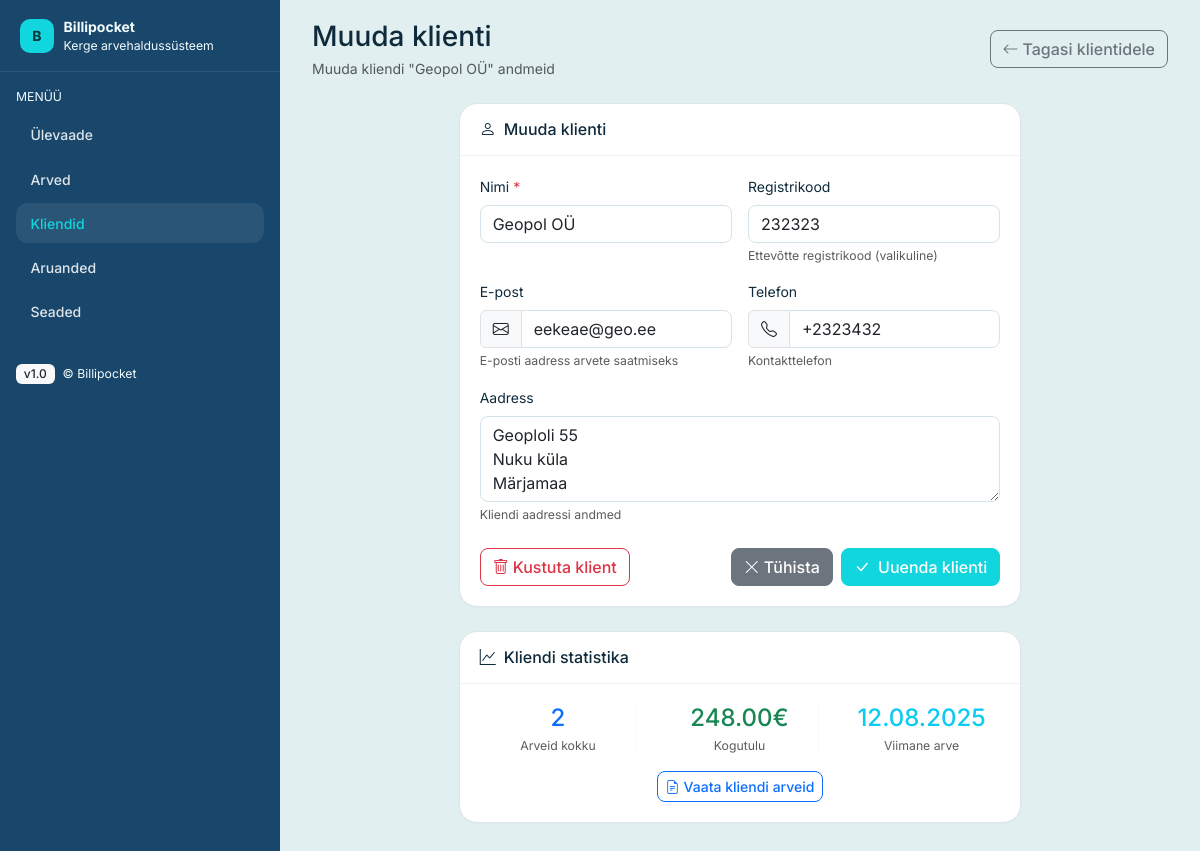
Page /clients/2/edit on the committed database.
### app/models.py (models this page shows, shortened)
class Client(db.Model):
    __tablename__ = 'clients'
    id = db.Column(db.Integer, primary_key=True)
    name = db.Column(db.String(200), nullable=False)
    registry_code = db.Column(db.String(20), nullable=True)
    email = db.Column(db.String(120), nullable=True)
    phone = db.Column(db.String(20), nullable=True)
    address = db.Column(db.Text, nullable=True)
    created_at = db.Column(db.DateTime, default=datetime.utcnow)
    invoices = db.relationship('Invoice', backref='client', lazy=True, cascade='all, delete-orphan')
    @property
    def invoice_count(self):
        return len(self.invoices)
    @property
    def last_invoice_date(self):
        if self.invoices:
            return max(invoice.date for invoice in self.invoices)
        return None
    @property
    def total_revenue(self):
        return sum(invoice.total for invoice in self.invoices if invoice.status != 'mustand')

class Invoice(db.Model):
    __tablename__ = 'invoices'
    id = db.Column(db.Integer, primary_key=True)
    number = db.Column(db.String(20), nullable=False, unique=True)
    client_id = db.Column(db.Integer, db.ForeignKey('clients.id'), nullable=False)
    date = db.Column(db.Date, nullable=False, default=date.today)
    due_date = db.Column(db.Date, nullable=False)
    subtotal = db.Column(db.Numeric(10, 2), nullable=False, default=0)
    vat_rate_id = db.Column(db.Integer, db.ForeignKey('vat_rates.id'), nullable=True)  # Reference to VatRate
    vat_rate = db.Column(db.Numeric(5, 2), nullable=False, default=24)  # Keep for backward compatibility
    total = db.Column(db.Numeric(10, 2), nullable=False, default=0)
    status = db.Column(db.String(20), nullable=False, default='mustand')  # mustand, saadetud, makstud, tähtaeg ületatud
    created_at = db.Column(db.DateTime, default=datetime.utcnow)
    updated_at = db.Column(db.DateTime, default=datetime.utcnow, onupdate=datetime.utcnow)
    lines = db.relationship('InvoiceLine', backref='invoice', lazy=True, cascade='all, delete-orphan')
    __table_args__ = (
        db.CheckConstraint('subtotal >= 0', name='check_subtotal_positive'),
        db.CheckConstraint('total >= 0', name='check_total_positive'),
        db.CheckConstraint('vat_rate >= 0', name='check_vat_rate_positive'),
        db.CheckConstraint("status IN ('mustand', 'saadetud', 'makstud', 'tähtaeg ületatud')", name='check_status_valid'),
    )

### app/routes/clients.py (the view, shortened to what this page needs)
@clients_bp.route('/clients/<int:client_id>/edit', methods=['GET', 'POST'])
def edit_client(client_id):
    client = Client.query.get_or_404(client_id)
    form = ClientForm(obj=client)
    return render_template('client_form.html', form=form, client=client, title='Muuda klienti')

### app/forms.py
class ClientForm(FlaskForm):
    name = StringField('Nimi', validators=[DataRequired(message='Nimi on kohustuslik')])
    registry_code = StringField('Registrikood', validators=[Optional(), Length(max=20)])
    email = StringField('E-post', validators=[Optional(), Email(message='Vigane e-posti aadress')])
    phone = StringField('Telefon', validators=[Optional(), Length(max=20)])
    address = TextAreaField('Aadress', validators=[Optional()])

### templates/client_form.html (shortened to what this page needs)
{% extends 'layout.html' %}
{% block extra_css %}
<link rel="stylesheet" href="https://cdn.jsdelivr.net/npm/bootstrap-icons@1.11.3/font/bootstrap-icons.css">
{% endblock %}
{% block content %}
<section id="client-form" class="mb-4">
  <div class="d-flex justify-content-between align-items-center mb-4">
    <div>
      <h1 class="h3 mb-1">{{ title }}</h1>
      <p class="text-muted mb-0">
        {% if client %}
        Muuda kliendi "{{ client.name }}" andmeid
        {% else %}
        Lisa uus klient oma kliendibaasi
        {% endif %}
      </p>
    </div>
    <a href="{{ url_for('clients.clients') }}" class="btn btn-outline-secondary">
      <i class="bi bi-arrow-left me-1"></i>Tagasi klientidele
    </a>
  </div>
  <div class="row justify-content-center">
    <div class="col-lg-8">
      <div class="bp-card">
        <div class="bp-card-header">
          <h2 class="h6 m-0">
            <i class="bi bi-person me-2"></i>{{ title }}
          </h2>
        </div>
        <div class="bp-card-body">
          <form method="POST" novalidate>
            <div class="row g-3">
              <div class="col-md-6">
                <label for="{{ form.name.id }}" class="form-label">
                  {{ form.name.label.text }} <span class="text-danger">*</span>
                </label>
                {{ form.name(class_="form-control" + (" is-invalid" if form.name.errors else "")) }}
              </div>
              <div class="col-md-6">
                <label for="{{ form.registry_code.id }}" class="form-label">
                  {{ form.registry_code.label.text }}
                </label>
                {{ form.registry_code(class_="form-control" + (" is-invalid" if form.registry_code.errors else "")) }}
                <div class="form-text">Ettevõtte registrikood (valikuline)</div>
              </div>
              <div class="col-md-6">
                <label for="{{ form.email.id }}" class="form-label">
                  {{ form.email.label.text }}
                </label>
                <div class="input-group">
                  <span class="input-group-text"><i class="bi bi-envelope"></i></span>
                  {{ form.email(class_="form-control" + (" is-invalid" if form.email.errors else "")) }}
                </div>
                <div class="form-text">E-posti aadress arvete saatmiseks</div>
              </div>
              <div class="col-md-6">
                <label for="{{ form.phone.id }}" class="form-label">
                  {{ form.phone.label.text }}
                </label>
                <div class="input-group">
                  <span class="input-group-text"><i class="bi bi-telephone"></i></span>
                  {{ form.phone(class_="form-control" + (" is-invalid" if form.phone.errors else "")) }}
                </div>
                <div class="form-text">Kontakttelefon</div>
              </div>
              <div class="col-12">
                <label for="{{ form.address.id }}" class="form-label">
                  {{ form.address.label.text }}
                </label>
                {{ form.address(class_="form-control" + (" is-invalid" if form.address.errors else ""), rows="3") }}
                <div class="form-text">Kliendi aadressi andmed</div>
              </div>
            </div>
            <div class="row mt-4">
              <div class="col-12">
                <div class="d-flex justify-content-between">
                  <div>
                    {% if client %}
                    <button type="button" class="btn btn-outline-danger" onclick="confirmDelete()">
                      <i class="bi bi-trash me-1"></i>Kustuta klient
                    </button>
                    {% endif %}
                  </div>
                  <div class="d-flex gap-2">
                    <a href="{{ url_for('clients.clients') }}" class="btn btn-secondary">
                      <i class="bi bi-x-lg me-1"></i>Tühista
                    </a>
                    <button type="submit" class="btn btn-primary">
                      <i class="bi bi-check-lg me-1"></i>
                      {% if client %}Uuenda klienti{% else %}Loo klient{% endif %}
                    </button>
                  </div>
                </div>
              </div>
            </div>
          </form>
        </div>
      </div>
      {% if client %}
      <div class="bp-card mt-4">
        <div class="bp-card-header">
          <h3 class="h6 m-0">
            <i class="bi bi-graph-up me-2"></i>Kliendi statistika
          </h3>
        </div>
        <div class="bp-card-body">
          <div class="row text-center">
            <div class="col-md-4">
              <div class="border-end border-light">
                <div class="h4 mb-1 text-primary">{{ client.invoice_count }}</div>
                <div class="small text-muted">Arveid kokku</div>
              </div>
            </div>
            <div class="col-md-4">
              <div class="border-end border-light">
                <div class="h4 mb-1 text-success">{{ "%.2f"|format(client.total_revenue) }}€</div>
                <div class="small text-muted">Kogutulu</div>
              </div>
            </div>
            <div class="col-md-4">
              <div class="h4 mb-1 text-info">
                {% if client.last_invoice_date %}
                {{ client.last_invoice_date.strftime('%d.%m.%Y') }}
                {% else %}
                -
                {% endif %}
              </div>
              <div class="small text-muted">Viimane arve</div>
            </div>
          </div>
          {% if client.invoice_count > 0 %}
          <div class="text-center mt-3">
            <a href="{{ url_for('invoices.invoices') }}?client_id={{ client.id }}" class="btn btn-outline-primary btn-sm">
              <i class="bi bi-file-earmark-text me-1"></i>Vaata kliendi arveid
            </a>
          </div>
          {% endif %}
        </div>
      </div>
      {% endif %}
    </div>
  </div>
</section>
{% endblock %}

### static/css/billipocket.css (style rules this page uses)
:root { --bp-bg: #e1eff0; --bp-surface: #ffffff; --bp-primary: #11D6DE; --bp-primary-600: #0fb9c0; --bp-primary-700: #0da0a6; --bp-ink: #0f2a3a; --bp-muted: #5c7382; --bp-sidebar: #18476b; --bp-sidebar-contrast: #f2fbfc; --bp-success: #198754; --bp-warning: #ffc107; --bp-danger: #dc3545; --bp-info: #0dcaf0; --bp-light: #f8f9fa; --bp-dark: #212529; }
html, body { height: 100%; }
body { font-family: Inter, system-ui, -apple-system, "Segoe UI", Roboto, Helvetica, Arial, sans-serif; background: var(--bp-bg); color: var(--bp-ink); font-size: 14px; line-height: 1.5; }
.bp-card { background: var(--bp-surface); border: 1px solid #dde6ea; border-radius: 18px; box-shadow: 0 1px 2px rgba(12, 38, 52, 0.03); transition: box-shadow 0.2s ease; }
.bp-card-header { padding: 1rem 1.25rem; border-bottom: 1px solid #eef4f6; background: rgba(var(--bp-primary), 0.02); }
.bp-card-body { padding: 1.25rem; }
.form-control { border-radius: 8px; border: 1px solid #d5e4ea; transition: all 0.2s ease; }
.btn { border-radius: 8px; font-weight: 500; transition: all 0.2s ease; }
.btn-primary { background: var(--bp-primary); border-color: var(--bp-primary); }

### rows in the picture
Client: name "Geopol OÜ", registry_code "232323", email "eekeae@geo.ee", phone "+2323432", address "Geoploli 55 Nuku küla Märjamaa"
Invoice: total_revenue "248.00", last_invoice_date "12.08.2025"

### other values in the picture
{{ title }} "Muuda klienti"
{{ client.invoice_count }} "2"
